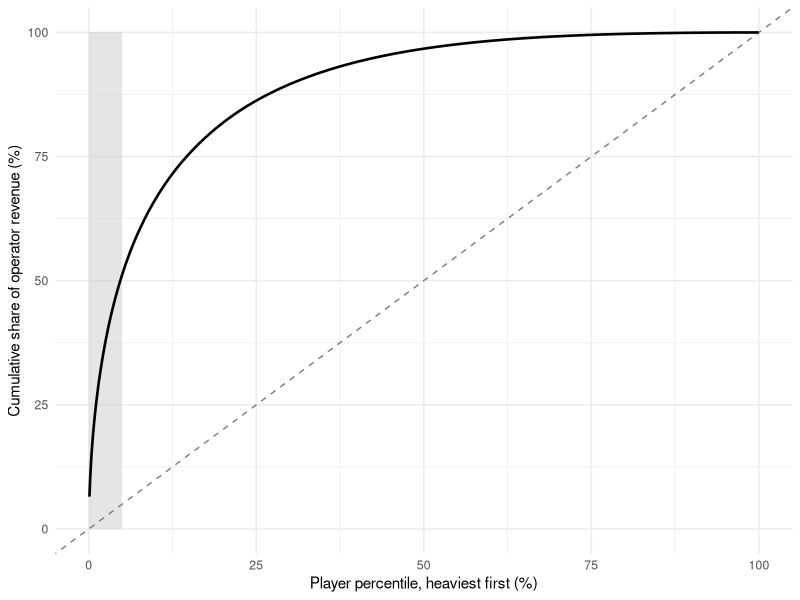

Generate this figure with R:
## ---- chunk 1
suppressPackageStartupMessages({library(ggplot2)})
set.seed(2018)

# A synthetic bettor population whose annual bet counts follow an NBD
# (gamma-mixed Poisson), the process Lam & Mizerski (2009) fit to gambling
# purchases. Stakes are lognormal and independent of frequency.
n      <- 50000
lambda <- rgamma(n, shape = 0.40, rate = 0.10)   # latent monthly bet propensity
bets   <- rpois(n, lambda * 12)                  # annual bets
stake  <- rlnorm(n, meanlog = 3.0, sdlog = 1.2)  # typical stake per bet ($)
handle <- bets * stake                           # total amount wagered
hold   <- 0.075                                  # operator margin on handle
rev    <- hold * handle                          # expected operator revenue = player loss

active <- rev[rev > 0]
sorted <- sort(active, decreasing = TRUE)
share_top <- function(p) sum(sorted[1:ceiling(p * length(sorted))]) / sum(sorted)

cat("Active bettors:          ", length(active), "of", n, "\n")
cat("Median annual loss:      $", round(median(active)), "\n")
cat("Mean annual loss:        $", round(mean(active)), "\n")
cat("Revenue share, top  1% : ", round(100 * share_top(0.01), 1), "%\n")
cat("Revenue share, top  5% : ", round(100 * share_top(0.05), 1), "%\n")
cat("Revenue share, top 10% : ", round(100 * share_top(0.10), 1), "%\n")

# A responsible-gambling instrument: cap each player's annual net loss at L.
# Revenue retained is sum(min(rev_i, L)); players affected are those above L.
# Caps are set at quantiles of the realized loss distribution so that the
# incidence comparison does not depend on the calibration above.
qs   <- c(0.90, 0.95, 0.99, 0.995, 0.999)
caps <- as.numeric(quantile(active, qs))
inc  <- data.frame(
  cap_pctile = 100 * qs,
  cap_usd    = round(caps),
  affected   = sapply(caps, function(L) 100 * mean(active > L)),
  retained   = sapply(caps, function(L) 100 * sum(pmin(active, L)) / sum(active))
)
inc$forgone_per_pp <- with(inc, (100 - retained) / affected)
print(inc, row.names = FALSE, digits = 3)
## ---- chunk 2
#| fig-cap: "Revenue concentration among simulated bettors. The diagonal is the equal-contribution benchmark; the curve is the cumulative revenue share by player percentile, ranked from heaviest to lightest. The shaded region marks the top 5% of players, whose losses the operator books as revenue and a clinical framework books as harm."
q   <- seq(0.001, 1, by = 0.001)
cum <- sapply(q, function(p) sum(sorted[1:ceiling(p * length(sorted))]) / sum(sorted))
df  <- data.frame(pct = 100 * q, cum = 100 * cum)

ggplot(df, aes(pct, cum)) +
  annotate("rect", xmin = 0, xmax = 5, ymin = 0, ymax = 100,
           fill = "grey80", alpha = 0.5) +
  geom_abline(intercept = 0, slope = 1, linetype = "dashed", colour = "grey50") +
  geom_line(linewidth = 0.9) +
  labs(x = "Player percentile, heaviest first (%)",
       y = "Cumulative share of operator revenue (%)") +
  theme_minimal(base_size = 11)
